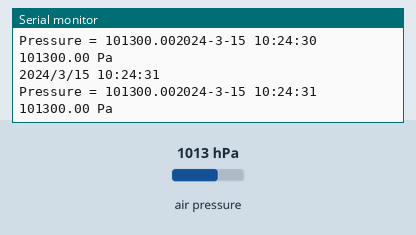
The sketch below on a simulated Arduino Uno, built with avr-gcc and run on an emulated ATmega328P. Shown: the last lines printed to the serial monitor. The test bench sets the inputs (shaded band); at power-on: air pressure 1013 hPa. The local clock reads 2024-03-15 10:24:30 at power-on unless the sketch sets it; storage starts empty.

Above: at 1.2 s.
1.3 s: air pressure set to 952 hPa
At 3.0 s:
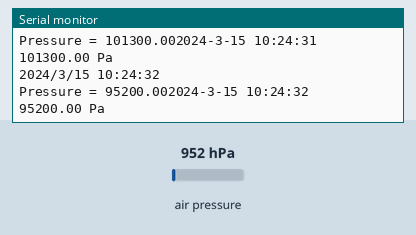
5.3 s: air pressure set to 975 hPa
At 6.1 s:
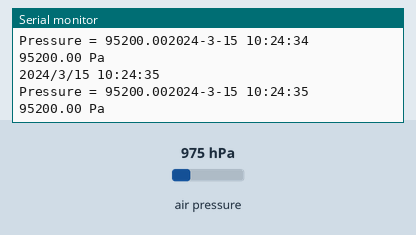
Timing chart, 0 to 8.3 s (numbered marks = the images above; inputs shaded):
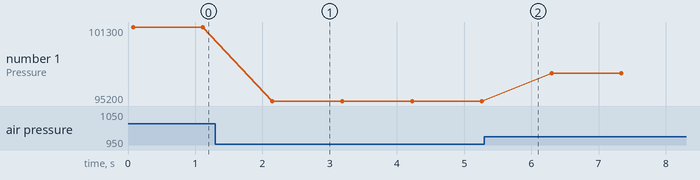

The sketch:

BMP280_datalogger.ino
```cpp
#include <Wire.h>
#include <SPI.h>
#include <Adafruit_BMP280.h>

// Barometric sensor BMP280
Adafruit_BMP280 bmp; // I2C

// RTC CLOCK
// Date and time functions using a DS3231 RTC connected via I2C and Wire lib
#include "RTClib.h"
RTC_DS3231 rtc;
char daysOfTheWeek[7][12] = {"Sunday", "Monday", "Tuesday", "Wednesday", "Thursday", "Friday", "Saturday"};

// SD card
#include <SPI.h>
#include <SD.h>
// set up variables using the SD utility library functions:
Sd2Card card;
SdVolume volume;
SdFile root;
// change this to match your SD shield or module
const int chipSelect = 4;


void setup() {
  //BMP280 setup
  Serial.begin(9600);
  while ( !Serial ) delay(100);   // wait for native usb
  Serial.println(F("BMP280 test"));
  unsigned status;
  status = bmp.begin(0x76);
  if (!status) {
    Serial.println(F("Could not find a valid BMP280 sensor, check wiring or "
                      "try a different address!"));
    Serial.print("SensorID was: 0x"); Serial.println(bmp.sensorID(),16);
    Serial.print("        ID of 0xFF probably means a bad address, a BMP 180 or BMP 085\n");
    Serial.print("   ID of 0x56-0x58 represents a BMP 280,\n");
    Serial.print("        ID of 0x60 represents a BME 280.\n");
    Serial.print("        ID of 0x61 represents a BME 680.\n");
    while (1) delay(10);
  }
  /* Default settings from datasheet. */
  bmp.setSampling(Adafruit_BMP280::MODE_NORMAL,     /* Operating Mode. */
                  Adafruit_BMP280::SAMPLING_X2,     /* Temp. oversampling */
                  Adafruit_BMP280::SAMPLING_X16,    /* Pressure oversampling */
                  Adafruit_BMP280::FILTER_X16,      /* Filtering. */
                  Adafruit_BMP280::STANDBY_MS_500); /* Standby time. */
//DS3231
  if (! rtc.begin()) {
    Serial.println("Couldn't find RTC");
    Serial.flush();
    while (1) delay(10);
  }

  if (rtc.lostPower()) {
    Serial.println("RTC lost power, let's set the time!");
    // When time needs to be set on a new device, or after a power loss, the
    // following line sets the RTC to the date & time this sketch was compiled
    rtc.adjust(DateTime(F(__DATE__), F(__TIME__)));
  }
  //SD Card
  Serial.print("\nInitializing SD card...");
  if (!SD.begin(chipSelect)) {
    Serial.println("Card failed, or not present");
    // don't do anything more:
    while (1);
  }
  Serial.println("card initialized.");
}

void loop() {
  // make a string for assembling the data to log:
  String dataString = "";
  //#####################################
  // get time and print it out to searial monitor
  //#####################################
  DateTime now = rtc.now();
  delay(20);
  Serial.print(now.year(),   DEC);
  Serial.print('/');
  Serial.print(now.month(),  DEC);
  Serial.print('/');
  Serial.print(now.day(),    DEC);
  Serial.print(' ');
  Serial.print(now.hour(),   DEC);
  Serial.print(':');
  Serial.print(now.minute(), DEC);
  Serial.print(':');
  Serial.print(now.second(), DEC);
  Serial.println();

  dataString += String(now.year(),   DEC);
  dataString += String('-');
  dataString += String(now.month(),  DEC);
  dataString += String('-');
  dataString += String(now.day(),    DEC);
  dataString += String(' ');
  dataString += String(now.hour(),   DEC);
  dataString += String(':');
  dataString += String(now.minute(), DEC);
  dataString += String(':');
  dataString += String(now.second(), DEC);
  dataString += String(' ');

  //#############################
  //PRESSURE
  //#############################
  Serial.print(F("Pressure = "));
  Serial.print(bmp.readPressure());

  dataString += String(' ');
  dataString += String(bmp.readPressure());
  dataString += String(' ');
  dataString += String('P');
  dataString += String('a');


  //##############################
  // Lets log it to the card
  // open the file. note that only one file can be open at a time,
  // so you have to close this one before opening another.
  File dataFile = SD.open("mydata.txt", FILE_WRITE);
  // if the file is available, write to it:
  if (dataFile) {
    dataFile.println(dataString);
    dataFile.close();
    // print to the serial port too:
    Serial.println(dataString);
  }
  // if the file isn't open, pop up an error:
  else {
    Serial.println("error opening datalog.txt");
  }
  delay(1000);
}


//The Arduino Map function modified for floats
//From: http://forum.arduino.cc/index.php?topic=3922.0
float mapfloat(float x, float in_min, float in_max, float out_min, float out_max) {
  return (x - in_min) * (out_max - out_min) / (in_max - in_min) + out_min;
}
```

Measured:
- after the input at 1.3 s, the serial monitor: prints a new line after 0.85 s (image 1)
- plotted number 1: 101300 → 95200 after the input at 1.3 s, 95200 → 97500 after the input at 5.3 s
